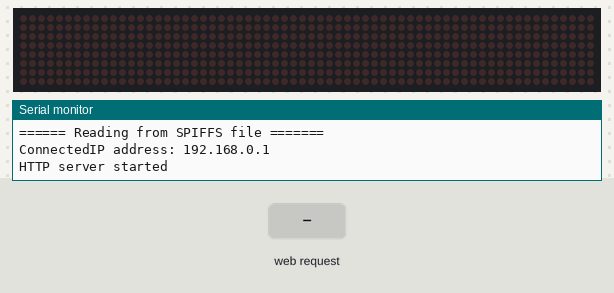
Recording of a sketch running on a simulated ESP8266 (NodeMCU). Shown: 64×8 LED matrix, the last lines printed to the serial monitor. The inputs (shaded band) are chosen by the test bench. WiFi joins after 1.5 s; servers stay silent unless stated; storage starts empty; random numbers use the default seed unless the sketch sets one.

Above: at 1.2 s.
1.3 s: HTTP request GET /msg?MSG=1 received
At 1.78 s:
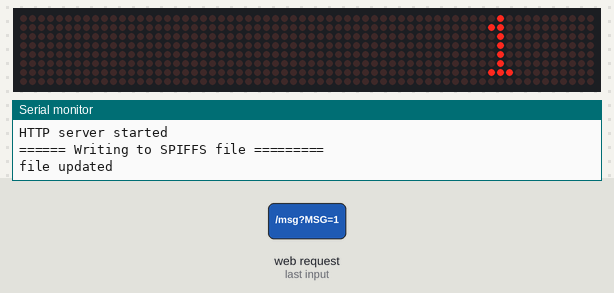
At 3.3 s:
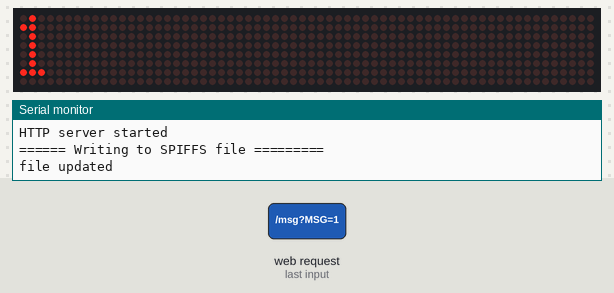
Timing chart, 0 to 4.8 s (numbered marks = the images above; inputs shaded):
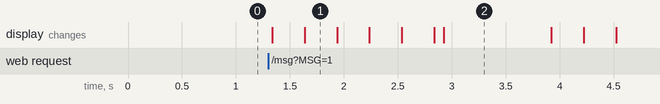

The sketch:

ledmatrixsoftAPv2.ino
```cpp
// Use the Parola library to scroll text on the display
//
// Demonstrates the use of the scrolling function to display text received
// from the serial interface
//
// User can enter text on the serial monitor and this will display as a
// scrolling message on the display.
// Speed for the display is controlled by a pot on SPEED_IN analog in.
// Scrolling direction is controlled by a switch on DIRECTION_SET digital in.
// Invert ON/OFF is set by a switch on INVERT_SET digital in.
//
// UISwitch library can be found at https://github.com/MajicDesigns/MD_UISwitch
// MD_MAX72XX library can be found at https://github.com/MajicDesigns/MD_MAX72XX
//

#include <MD_Parola.h>
#include <MD_MAX72xx.h>
#include <SPI.h>
#include <ESP8266WebServer.h>
#include "FS.h"
#include <DNSServer.h>

// set to 1 if we are implementing the user interface pot, switch, etc
#define USE_UI_CONTROL 0

#if USE_UI_CONTROL
#include <MD_UISwitch.h>
#endif

// Turn on debug statements to the serial output
#define DEBUG 0

#if DEBUG
#define PRINT(s, x) { Serial.print(F(s)); Serial.print(x); }
#define PRINTS(x) Serial.print(F(x))
#define PRINTX(x) Serial.println(x, HEX)
#else
#define PRINT(s, x)
#define PRINTS(x)
#define PRINTX(x)
#endif

// Define the number of devices we have in the chain and the hardware interface
// NOTE: These pin numbers will probably not work with your hardware and may
// need to be adapted
#define HARDWARE_TYPE MD_MAX72XX::FC16_HW
#define MAX_DEVICES 8
#define CLK_PIN   D5 // or SCK
#define DATA_PIN  D7 // or MOSI
#define CS_PIN    D8 // or SS

// HARDWARE SPI
MD_Parola P = MD_Parola(HARDWARE_TYPE, CS_PIN, MAX_DEVICES);
// SOFTWARE SPI
//MD_Parola P = MD_Parola(HARDWARE_TYPE, DATA_PIN, CLK_PIN, CS_PIN, MAX_DEVICES);

// Scrolling parameters
#if USE_UI_CONTROL
const uint8_t SPEED_IN = A5;
const uint8_t DIRECTION_SET = 8;  // change the effect
const uint8_t INVERT_SET = 9;     // change the invert

const uint8_t SPEED_DEADBAND = 5;
#endif // USE_UI_CONTROL

uint8_t scrollSpeed = 25;    // default frame delay value
textEffect_t scrollEffect = PA_SCROLL_LEFT;
textPosition_t scrollAlign = PA_LEFT;
uint16_t scrollPause = 1000; // in milliseconds

// Global message buffers shared by Serial and Scrolling functions
#define  BUF_SIZE  75
char curMessage[BUF_SIZE] = { "" };
char newMessage[BUF_SIZE] = { "Hello! Enter new message?" };
bool newMessageAvailable = false;


const char* ssid = "led-";
const char* password = "password1234";
const byte DNS_PORT = 53;
IPAddress ip(192, 168, 0, 1); // Part1 of the RoboRemo connection
IPAddress netmask(255, 255, 255, 0);
const int port = 1234; // Part2 of the RoboRemo connection => part 1+2 together => 192.168.0.1:1234
DNSServer dnsServer;

//const char*  ssid = "kucingmucing";
//const char*  password = "74D4WVa2";

ESP8266WebServer server(80);

File f;

char WebPage[] =
"<!DOCTYPE html>" \
"<html>" \
"<head>" \
"<title>LED Matrix</title>" \

"<script>" \
"strLine = \"\";" \

"function SendData()" \
"{" \
"  nocache = \"/&nocache=\" + Math.random() * 1000000;" \
"  var request = new XMLHttpRequest();" \
"  strLine = \"msg?MSG=\" + document.getElementById(\"data_form\").Message.value;" \
"  strLine = strLine + \"&SD=\" + document.getElementById(\"data_form\").ScrollType.value;" \
"  strLine = strLine + \"&I=\" + document.getElementById(\"data_form\").Invert.value;" \
"  strLine = strLine + \"&SP=\" + document.getElementById(\"data_form\").Speed.value;" \
"  request.open(\"GET\", strLine + nocache, false);" \
"  request.send(null);return false;" \
"}" \
"</script>" \
"</head>" \

"<body>" \
"<p><b>Set message</b></p>" \

"<form id=\"data_form\" name=\"frmText\">" \
"<label>Message:<br><input type=\"text\" name=\"Message\" maxlength=\"255\"></label>" \
"<br><br>" \
"<input type = \"radio\" name = \"Invert\" value = \"0\" checked> Normal" \
"<input type = \"radio\" name = \"Invert\" value = \"1\"> Inverse" \
"<br>" \
"<input type = \"radio\" name = \"ScrollType\" value = \"L\" checked> Left Scroll" \
"<input type = \"radio\" name = \"ScrollType\" value = \"R\"> Right Scroll" \
"<br><br>" \
"<label>Speed:<br>Fast<input type=\"range\" name=\"Speed\"min=\"10\" max=\"200\">Slow"\
"<br>" \
"</form>" \
"<br>" \
"<input type=\"submit\" value=\"Send Data\" onclick=\"return SendData()\">" \
"</body>" \
"</html>";


void readMsg(void)
{
  server.send(200, "text/plain", "hello from esp8266!");

  if(!server.hasArg("MSG"))
    return;

  if(server.hasArg("SP")){
    scrollSpeed = server.arg("SP").toInt();
    P.setSpeed(scrollSpeed);
  }

  if(server.hasArg("I")){
    bool invert = server.arg("I").toInt();
    P.setInvert(invert);
  }

  if(server.hasArg("SD")){
    char sd = server.arg("SD").charAt(0);
    textEffect_t scrollEffect = (sd == 'R' ? PA_SCROLL_RIGHT : PA_SCROLL_LEFT);
    P.setTextEffect(scrollEffect, scrollEffect);
    P.displayReset();
  }

  String msg = server.arg("MSG");
  newMessageAvailable = true;
  strcpy(newMessage,msg.c_str());

  f = SPIFFS.open("/f.txt", "w");
  if (!f) {
      Serial.println("file create failed");
  }
  Serial.println("====== Writing to SPIFFS file =========");
  // write 10 strings to file
  f.println(String(newMessage));
  f.println(String(scrollSpeed));
  Serial.println("file updated");
  f.close();
}


void setup()
{
  Serial.begin(57600);
  Serial.print("\n[Parola Scrolling Display]\n");


  SPIFFS.begin();
//SPIFFS.format();


  // open file for reading
  f = SPIFFS.open("/f.txt", "r");
  if (!f) {
      Serial.println("file open failed");
        // open file for writing
      f = SPIFFS.open("/f.txt", "w");
      if (!f) {
          Serial.println("file create failed");
      }
      Serial.println("====== Writing to SPIFFS file =========");
      // write 10 strings to file
      f.println(String(curMessage));
      f.println(String(scrollSpeed));
      f.close();


  }  Serial.println("====== Reading from SPIFFS file =======");


  while(f.available()){
    String line=f.readStringUntil('\n');
    line.trim();
    Serial.println("load setting:");
    Serial.println(line);
    strcpy(curMessage,line.c_str());
    scrollSpeed = f.readStringUntil('\n').toInt();
  }


//  WiFi.mode(WIFI_STA);
//  WiFi.begin(ssid, password);

  WiFi.softAPConfig(ip, ip, netmask); // configure ip address for softAP
  WiFi.softAP((ssid + WiFi.macAddress()).c_str(), password);

  dnsServer.start(DNS_PORT, "*", ip);

  // Wait for connection
//  while (WiFi.status() != WL_CONNECTED) {
//    delay(500);
//    Serial.print(".");
//  }
  Serial.println("");
  Serial.print("Connected");
  Serial.print("IP address: ");
  Serial.println(WiFi.softAPIP());

  server.on("/msg", readMsg);
  server.on ( "/", []() {
    server.send ( 200, "text/html", WebPage );
  } );

  server.onNotFound(handleNotFound);

  server.begin();
  Serial.println("HTTP server started");


  P.begin();
  P.displayText(curMessage, scrollAlign, scrollSpeed, scrollPause, scrollEffect, scrollEffect);
}

void loop()
{
  dnsServer.processNextRequest();
  server.handleClient();
  if (P.displayAnimate())
  {
    if (newMessageAvailable)
    {
      strcpy(curMessage, newMessage);
      newMessageAvailable = false;
    }
    P.displayReset();
  }

}


void handleNotFound(){
  String message = "File Not Found\n\n";
  message += "URI: ";
  message += server.uri();
  message += "\nMethod: ";
  message += (server.method() == HTTP_GET)?"GET":"POST";
  message += "\nArguments: ";
  message += server.args();
  message += "\n";
  for (uint8_t i=0; i<server.args(); i++){
    message += " " + server.argName(i) + ": " + server.arg(i) + "\n";
  }
  server.send(404, "text/plain", message);
}
```

Measured:
- after the input at 1.3 s, the display: first changes at once (image 1 shows a later state)
